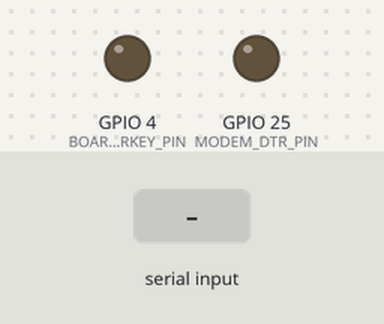
This sketch was run on a simulated ESP32-S3. Shown: output pins drawn as LEDs (lit = HIGH). Inputs (shaded band) come from the test bench. The modem accepts every AT command (registered, SIM ready, sends succeed) and sends nothing else; pins used as bus, display or sensor lines are not drawn; what the sketch prints to the serial monitor is not drawn.

Above: at 11.1 s.
11.2 s: "OK" received over the second serial link
12.7 s: "1" received over the second serial link
Timing chart, 0 to 15.7 s (numbered marks = the images above; inputs shaded):
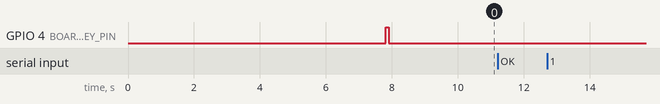

The sketch:

AT.ino
```cpp
#define LILYGO_T_A7670
/**
 * @file      ATdebug.ino
 * @author    Lewis He (lewishe@outlook.com)
 * @license   MIT
 * @copyright Copyright (c) 2023  Shenzhen Xin Yuan Electronic Technology Co., Ltd
 * @date      2023-10-26
 *
 */
#include "utilities.h"
#include "Arduino.h"

bool checkRespond()
{
    for (int j = 0; j < 10; j++) {
        SerialAT.print("AT\r\n");
        String input = SerialAT.readString();
        if (input.indexOf("OK") >= 0) {
            return true;
        }
        delay(200);
    }
    return false;
}

uint32_t AutoBaud()
{
    static uint32_t rates[] = {115200, 9600, 57600,  38400, 19200,  74400, 74880,
                               230400, 460800, 2400,  4800,  14400, 28800
                              };
    for (uint8_t i = 0; i < sizeof(rates) / sizeof(rates[0]); i++) {
        uint32_t rate = rates[i];
        Serial.printf("Trying baud rate %u\n", rate);
        SerialAT.updateBaudRate(rate);
        delay(10);
        for (int j = 0; j < 10; j++) {
            SerialAT.print("AT\r\n");
            String input = SerialAT.readString();
            if (input.indexOf("OK") >= 0) {
                Serial.printf("Modem responded at rate:%u\n", rate);
                return rate;
            }
        }
    }
    SerialAT.updateBaudRate(115200);
    return 0;
}

void setup()
{
    Serial.begin(115200); // Set console baud rate

    //Wait 5 second for Serial connected
    int i = 5;
    while (i--) {
        Serial.printf("Waiting for Serial to connect... %d\r\n", i);
        delay(1000);
    }

    Serial.println("Start Sketch");
    Serial.printf("Initialize SerialAT at pins RX:%d, TX:%d\n", MODEM_RX_PIN, MODEM_TX_PIN);
    SerialAT.begin(115200, SERIAL_8N1, MODEM_RX_PIN, MODEM_TX_PIN);

#ifdef BOARD_LED_PIN
    Serial.printf("Set LED pin %d OFF\n", BOARD_LED_PIN);
    pinMode(BOARD_LED_PIN, OUTPUT);
    digitalWrite(BOARD_LED_PIN, !LED_ON);
#endif

#ifdef BOARD_POWERON_PIN
    /* Set Power control pin output
    * * @note      Known issues, ESP32 (V1.2) version of T-A7670, T-A7608,
    *            when using battery power supply mode, BOARD_POWERON_PIN (IO12) must be set to high level after esp32 starts, otherwise a reset will occur.
    * */
    Serial.printf("Set power control pin %d HIGH\n", BOARD_POWERON_PIN);
    pinMode(BOARD_POWERON_PIN, OUTPUT);
    digitalWrite(BOARD_POWERON_PIN, HIGH);
#endif

    // Set modem reset pin ,reset modem
#ifdef MODEM_RESET_PIN
    Serial.printf("Reset modem via pin %d\n", MODEM_RESET_PIN);
    pinMode(MODEM_RESET_PIN, OUTPUT);
    digitalWrite(MODEM_RESET_PIN, !MODEM_RESET_LEVEL); delay(100);
    digitalWrite(MODEM_RESET_PIN, MODEM_RESET_LEVEL); delay(2600);
    digitalWrite(MODEM_RESET_PIN, !MODEM_RESET_LEVEL);
#endif

#ifdef MODEM_FLIGHT_PIN
    Serial.printf("Set flight mode pin %d HIGH\r\n", MODEM_FLIGHT_PIN);
    // If there is an airplane mode control, you need to exit airplane mode
    pinMode(MODEM_FLIGHT_PIN, OUTPUT);
    digitalWrite(MODEM_FLIGHT_PIN, HIGH);
#endif

#ifdef MODEM_DTR_PIN
    // Pull down DTR to ensure the modem is not in sleep state
    Serial.printf("Set DTR pin %d LOW\n", MODEM_DTR_PIN);
    pinMode(MODEM_DTR_PIN, OUTPUT);
    digitalWrite(MODEM_DTR_PIN, LOW);
#endif

    // Turn on the modem
    Serial.printf("Power on modem via pin %d\n", BOARD_PWRKEY_PIN);
    pinMode(BOARD_PWRKEY_PIN, OUTPUT);
    digitalWrite(BOARD_PWRKEY_PIN, LOW);
    delay(100);
    digitalWrite(BOARD_PWRKEY_PIN, HIGH);
    delay(MODEM_POWERON_PULSE_WIDTH_MS);
    digitalWrite(BOARD_PWRKEY_PIN, LOW);

    Serial.printf("utilities.h select model : ");
    Serial.println(PRODUCT_MODEL_NAME);

    // Check whether it has been started
    bool started = checkRespond();
    if (!started) {
        Serial.println("Wait modem started...");
        // Wait for the modem to finish booting
        delay(MODEM_START_WAIT_MS);
    }

    // Determine the communication baud rate
    if (AutoBaud()) {
        Serial.println(F("***********************************************************"));
        Serial.println(F(" You can now send AT commands"));
        Serial.println(F(" Enter \"AT\" (without quotes), and you should see \"OK\""));
        Serial.println(F(" If it doesn't work, select \"Both NL & CR\" in Serial Monitor"));
        Serial.println(F(" DISCLAIMER: Entering AT commands without knowing what they do"));
        Serial.println(F(" can have undesired consequences..."));
        Serial.println(F("***********************************************************\n"));
    } else {
        Serial.println(F("***********************************************************"));
        Serial.println(F(" Failed to connect to the modem! Check the baud and try again."));
        Serial.println(F("***********************************************************\n"));
    }


#ifdef BOARD_LED_PIN
    Serial.printf("Set LED pin %d ON\n", BOARD_LED_PIN);
    pinMode(BOARD_LED_PIN, OUTPUT);
    digitalWrite(BOARD_LED_PIN, LED_ON);
#endif

}

void loop()
{
    if (SerialAT.available()) {
        Serial.write(SerialAT.read());
    }
    if (Serial.available()) {
        SerialAT.write(Serial.read());
    }
    delay(1);
}
```

Source omitted: utilities.h (37892 bytes)

Measured:
- after the input at 11.2 s, every drawn part: stays the same
- after the input at 12.7 s, every drawn part: stays the same
